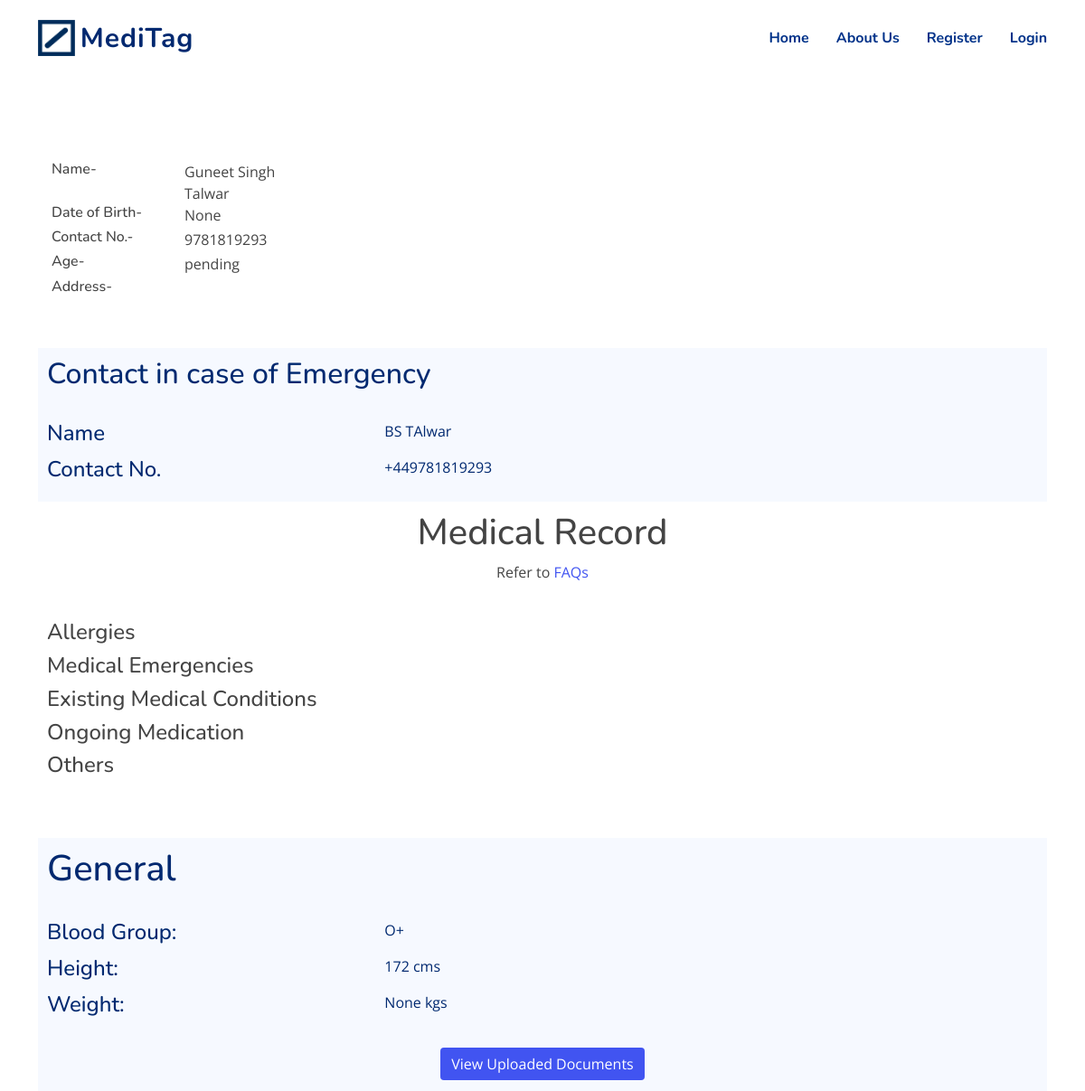
The page /profile/b2c16ff5ca1e4387944e753344fb88a4 on the database as committed earlier.
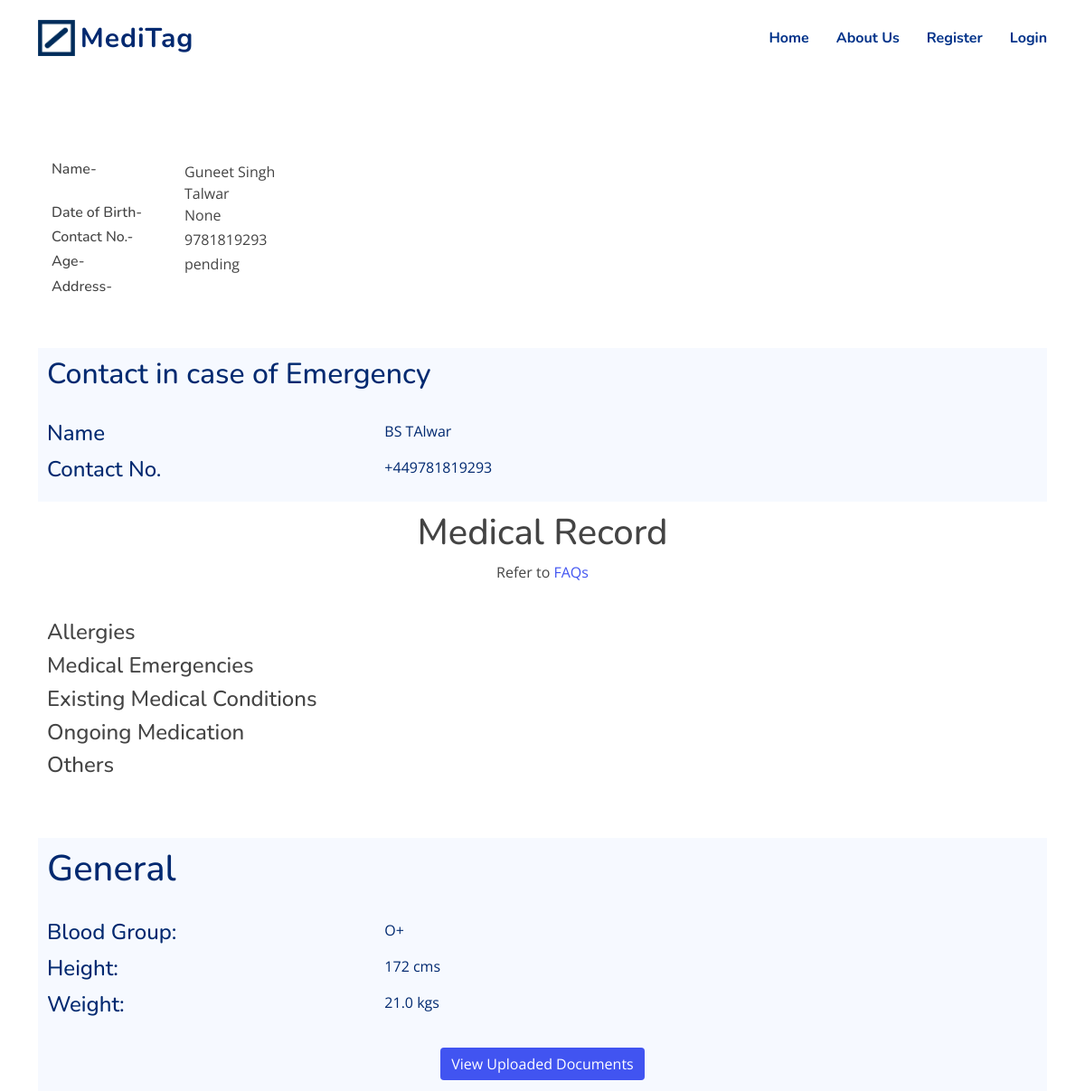
The same page on the database as committed later.
### basic_qr/models.py (models this page shows, shortened)
class UserProfile(models.Model):
    user = models.OneToOneField(User, on_delete=models.CASCADE, null=True, blank=True)
    name = models.CharField(max_length=100, null=True,help_text="*")
    contact_no = models.CharField(max_length=100, null=True,help_text="*")
    contact_number_in_case_of_emergency = models.CharField(max_length=100, null=True,help_text="*")
    contact_name_in_case_of_emergency = models.CharField(max_length=100,null=True,help_text="*")
    blood_group = models.CharField(max_length=100, null=True,help_text="*")
    height_cms = models.IntegerField(null=True,help_text="*")
    weight_kgs =models.FloatField(null=True,help_text="*")
    allergies = models.TextField(null=True,blank=True)
    emergencies = models.TextField(null=True,blank=True)
    existing_med_conditions = models.TextField(null=True,blank=True)
    ongoing_medication = models.TextField(null=True,blank=True)
    others = models.TextField(null=True,blank=True)
    id = models.UUIDField(default=uuid.uuid4, unique=True,
                          primary_key=True, editable=False)
    dob = models.DateField(blank=True,null=True)
    address = models.TextField(null=True,blank=True,help_text="(Fill in to claim your free stickers)(Enter Pin Code)")
    path = models.CharField(max_length=200,null=True,blank=True)
    created_at = models.DateTimeField(auto_now_add=True)
    class Meta:
         ordering = ['created_at']

### basic_qr/views.py (the view)
# urls.py: path('profile/<str:pk>',views.profile,name="profile"),
def profile(request,pk):
    info = UserProfile.objects.get(id=pk)
    num = ""
    allow= False
    if request.user.is_authenticated:
        check_info = UserProfile.objects.get(user=request.user)
        num = str(check_info.id)
        if str(check_info.id) == pk:
            allow= True
    context = {
    'info':info,
    'num':num,
    'allow':allow,
    'path':"www.meditag.org" + str(request.path) ,
    'age': "pending",
    }
    if(info.dob):
        context['age'] = calculate_age(info.dob)
    return render(request,"basic_qr/profile.html",context)

### templates/basic_qr/profile.html (shortened to what this page needs)
{% extends 'base.html' %} {% load qr_code %}
{% block content %}
<br/><br/>
<br/><br/>
<div class="container">
  <div class="responsive-flex">
      <div class="container-1" style="padding: 10px 15px">
        <ul style="list-style: none; padding: 0px">
          <li><div class="row"><div class="col"> <h6>Name-</h6> </div> <div class="col">{{info.name}}</div></div> </li>
          <li><div class="row"><div class="col"> <h6>Date of Birth-</h6> </div> <div class="col">{{info.dob}}</div></div> </li>
          <li><div class="row"><div class="col"> <h6>Contact No.-</h6> </div> <div class="col">{{info.contact_no}}</div></div> </li>
          <li><div class="row"><div class="col"> <h6>Age-</h6> </div> <div class="col">{{age}}</div></div> </li>
          <li><div class="row"><div class="col"> <h6>Address-</h6> </div> <div class="col">{{info.address}}</div></div> </li>
        </ul>
      </div>
        {% load static %}
  </div>
  <br />
  <div class="steps-container" style="position: relative;">
    <h2 class="text-wt">Contact in case of Emergency</h2>
    <br />
    <div class="row">
      <div class="col-4"><h4 class="text-wt">Name</h4></div>
      <div class="col-8"><p class="text-wt">{{info.contact_name_in_case_of_emergency}}</p></div>
    </div>
    <div class="row">
      <div class="col-4"><h4 class="text-wt">Contact No.</h4></div>
      <div class="col-8"><p class="text-wt">{{info.contact_number_in_case_of_emergency}}</p></div>
    </div>
  </div>
  <div style="padding: 10px">
    <h1 class="text-center">Medical Record</h1>
    <p class="text-center">Refer to <a href="{% url 'basic_qr:landing'  %}#faq" target="_blank" rel="noopener noreferrer" >FAQs</a></p>
    <br />
    <div class="row">
      <div class="col-4">
        <h4 class="card-title">Allergies</h4>
      </div>
      <div class="col-8">
      </div>
    </div>
    <div class="row">
      <div class="col-4">
        <h4 class="card-title">Medical Emergencies</h4>
      </div>
      <div class="col-8">
      </div>
    </div>
    <div class="row">
      <div class="col-4">
        <h4 class="card-title">Existing Medical Conditions</h4>
      </div>
      <div class="col-8">
      </div>
    </div>
    <div class="row">
      <div class="col-4"><h4 class="card-title">Ongoing Medication</h4></div>
      <div class="col-8"><p style="word-break:break-all">{{ info.ongoing_medication }}</p></div>
    </div>
  <div class="row">
    <div class="col-4"><h4 class="card-title">Others</h4></div>
    <div class="col-8"><p style="word-break:break-all">{{ info.others }}</p></div>
  </div>
  </div>
  <br /><br />
  <div class="common-container">
    <h1 class="text-wt">General</h1>
    <br />
    <div class="row">
      <div class="col-4"><h4 class="text-wt">Blood Group:</h4></div>
      <div class="col-8"><p class="text-wt">{{info.blood_group}}</p></div>
    </div>
    <div class="row">
      <div class="col-4"><h4 class="text-wt">Height:</h4></div>
      <div class="col-8"><p class="text-wt">{{info.height_cms}} cms</p></div>
    </div>
    <div class="row">
      <div class="col-4"><h4 class="text-wt">Weight:</h4></div>
      <div class="col-8"><p class="text-wt">{{info.weight_kgs}} kgs</p></div>
    </div>
  </div>
<div class="common-container text-center">
        <a href="{% url 'basic_qr:display-documents' info.id %}" class="btn btn-primary"> View Uploaded Documents</a>
      </div>
</div>
{% endblock %}

Rows that differ between the two databases and show on the page:
changed UserProfile "Guneet Singh Talwar": weight_kgs "None" → "21.0"
